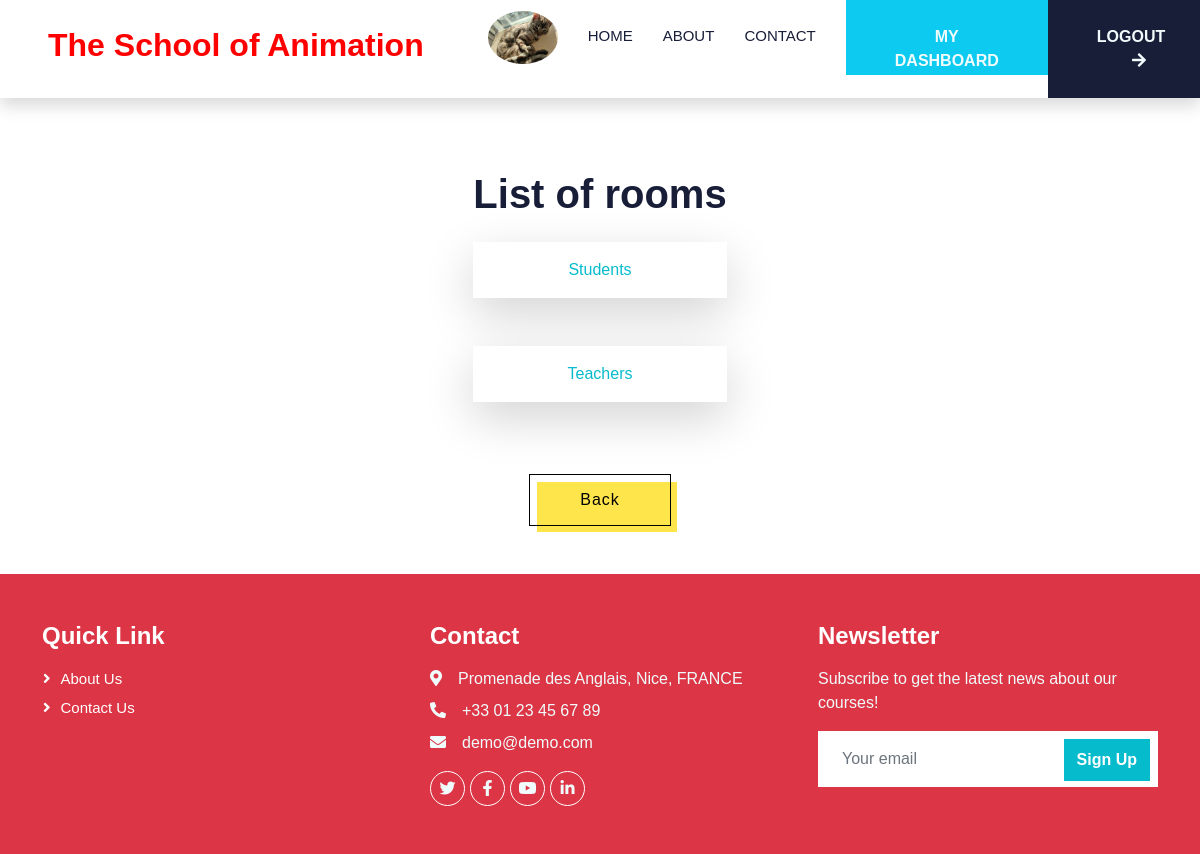
The app's page /rooms/ (signed in) with its own data.
### users/models.py (models this page shows)
class User(AbstractUser):
    first_name = models.CharField(max_length=30)
    last_name = models.CharField(max_length=30)
    email = models.EmailField(unique=True)
    is_student = models.BooleanField('student',default=False)
    is_teacher = models.BooleanField('teacher',default=False)
    avatar = models.ImageField(upload_to='avatar/')

### chatapp/models.py (models this page shows)
class ChatRoom(models.Model):
    name = models.CharField(max_length=100)
    slug = models.SlugField(unique=True)

### chatapp/views.py (the view)
# urls.py: path('', views.index,name='index'),
def index(request):
    chatrooms = ChatRoom.objects.all()
    return render(request, 'chatapp/index.html',{'chatrooms':chatrooms})

### templates/chatapp/index.html (shortened to what this page needs)
{% extends 'staticpages/base.html' %}
{% load static %}
{% block body %}
<main class="container-xxl py-5">
    <section class="mt-4 text-center">
        <div class="d-inline-block">
            <h1 class="mb-4">List of rooms</h1>
            {% for chatroom in chatrooms %}
            <div class="shadow-lg p-3 mb-5 bg-body rounded mt-2">
                <a href="{% url 'chatroom' chatroom.slug %}" >{{ chatroom.name }}</a></br>
            </div>
            {% endfor %}
        </div>
    </section>
    <section class="mt-4 text-center">
        <div class="d-inline-block">
            {% if user.is_authenticated and user.is_teacher%}
            <button type="submit" class="button-52" role="button"><a href="{% url 'dashboard_teacher' %}" style="color: black";>Back</a></button>
            {% endif%}
        </div>
    </section>
</main>
{% endblock %}

### templates/staticpages/base.html (shortened to what this page needs)
{% load static %}
<!DOCTYPE html>
<html lang="en" dir="ltr">
    <head>
        <link href="https://cdnjs.cloudflare.com/ajax/libs/font-awesome/5.10.0/css/all.min.css" rel="stylesheet">
        <link href="{% static 'css/bootstrap.min.css' %}" rel="stylesheet">
        <link href="{% static 'css/custom.css' %}" rel="stylesheet">
        <link href="{% static 'css/style.css' %}" rel="stylesheet">
        <link href="{% static 'css/buttons.css' %}" rel="stylesheet">
    </head>
    <body class="d-flex flex-column min-vh-100">
        <nav class="navbar navbar-expand-lg custom-red navbar-light shadow sticky-top p-0">
            <a href="{% url 'homepage' %}" class="navbar-brand d-flex align-items-center px-4 px-lg-5">
                <h2 class="white-text">The School of Animation</h2>
            </a>
            <div class="navbar-collapse">
                <div class="navbar-nav ms-auto p-4 p-lg-0">
                    {% if user.is_authenticated %}
                    <ul class="navbar-nav ml-auto">
                        <li class="nav-link navbar-brand d-flex align-items-center">
                            <a href="{% url 'view_profile' %}">
                                {% if user.avatar %}
                                    <img src="{{ user.avatar.url }}" class="rounded-circle" width="70">
                                {% else %}
                                    <img src="{% static 'images/cat.png' %}" class="rounded-circle" width="70">
                                {% endif %}
                            </a>
                        </li>
                    </ul>
                    {% endif %}
                    <a class="nav-link" href="{% url 'homepage' %}">Home</a>
                    <a class="nav-link" href="{% url 'about' %}">About</a>
                    <a class="nav-link" href="{% url 'contact' %}">Contact</a>
                    {% if user.is_authenticated and user.is_teacher%}
                    <a class="btn bg-info text-light py-4 px-lg-5 d-none d-lg-block" href="{% url 'dashboard_teacher' %}">MY DASHBOARD</a>
                    {% endif %}
                    {% if user.is_authenticated %}
                    <form action="{% url 'logout' %}" method="post">
                        <button type="submit" class="btn bg-dark text-light py-4 px-lg-5 d-none d-lg-block">LOGOUT<i class="fa fa-arrow-right ms-3"></i></button>
                    </form>
                    {% else %}
                    <a href="{% url 'login' %}" class="btn bg-warning text-black py-4 px-lg-5 d-none d-lg-block">LOGIN<i class="fa fa-arrow-right ms-3"></i></a>
                    <a href="{% url 'register' %}" class="btn bg-success text-light py-4 px-lg-5 d-none d-lg-block">REGISTER<i class="fa fa-arrow-right ms-3"></i></a>
                    {% endif %}
                </div>
            </div>
        </nav>
        {% block body %}
        {% endblock %}
        <footer class="mt-auto">
            <div class="container-fluid bg-danger text-light footer wow fadeIn" data-wow-delay="0.1s">
                <div class="container py-5">
                    <div class="row g-5">
                        <div class="col-lg-4 col-md-6">
                            <h4 class="text-white mb-3">Quick Link</h4>
                            <a class="btn btn-link" href="{% url 'about' %}">About Us</a>
                            <a class="btn btn-link" href="{% url 'contact' %}">Contact Us</a>
                        </div>
                        <div class="col-lg-4 col-md-6">
                            <h4 class="text-white mb-3">Contact</h4>
                            <p class="mb-2"><i class="fa fa-map-marker-alt me-3"></i>Promenade des Anglais, Nice, FRANCE</p>
                            <p class="mb-2"><i class="fa fa-phone-alt me-3"></i>+33 01 23 45 67 89</p>
                            <p class="mb-2"><i class="fa fa-envelope me-3"></i>demo@demo.com</p>
                            <div class="d-flex pt-2">
                                <a class="btn btn-outline-light btn-social" href="https://twitter.com/"><i class="fab fa-twitter"></i></a>
                                <a class="btn btn-outline-light btn-social" href="https://facebook.com/"><i class="fab fa-facebook-f"></i></a>
                                <a class="btn btn-outline-light btn-social" href="https://www.youtube.com/@minnie_"><i class="fab fa-youtube"></i></a>
                                <a class="btn btn-outline-light btn-social" href="https://linkedin.com/"><i class="fab fa-linkedin-in"></i></a>
                            </div>
                        </div>
                        <div class="col-lg-4 col-md-6">
                            <h4 class="text-white mb-3">Newsletter</h4>
                            <p>Subscribe to get the latest news about our courses!</p>
                            <div class="position-relative mx-auto" style="max-width: 400px;">
                                <input class="form-control border-0 w-100 py-3 ps-4 pe-5" type="text" placeholder="Your email">
                                <button type="button" class="btn btn-primary py-2 position-absolute top-0 end-0 mt-2 me-2">Sign Up</button>
                            </div>
                        </div>
                    </div>
                </div>
            </div>
        </footer>
    </body>
</html>

### static/css/custom.css (style rules this page uses)
.custom-red { background-color: white; }
.white-text { color: red; font-family: 'Minya Nouvelle Regular', sans-serif; }

### static/css/style.css (style rules this page uses)
:root { --primary: #06BBCC; --light: #F0FBFC; --dark: #181d38; }
.btn { font-family: 'Nunito', sans-serif; font-weight: 600; transition: .5s; }
.btn.btn-primary, .btn.btn-secondary { color: #FFFFFF; }
.navbar-light .navbar-nav .nav-link { margin-right: 30px; padding: 25px 0; color: #FFFFFF; font-size: 15px; text-transform: uppercase; outline: none; }
.navbar-light .navbar-brand, .navbar-light a.btn { height: 75px; }
.navbar-light .navbar-nav .nav-link { color: var(--dark); font-weight: 500; }
.navbar-light.sticky-top { top: -100px; transition: .5s; }
.footer .btn.btn-social { margin-right: 5px; width: 35px; height: 35px; display: flex; align-items: center; justify-content: center; color: var(--light); font-weight: normal; border: 1px solid #FFFFFF; border-radius: 35px; transition: .3s; }
.footer .btn.btn-link { display: block; margin-bottom: 5px; padding: 0; text-align: left; color: #FFFFFF; font-size: 15px; font-weight: normal; text-transform: capitalize; transition: .3s; }
.footer .btn.btn-link::before { position: relative; content: "\f105"; font-family: "Font Awesome 5 Free"; font-weight: 900; margin-right: 10px; }

### static/css/buttons.css (style rules this page uses)
.button-52 { font-size: 16px; font-weight: 200; letter-spacing: 1px; padding: 13px 20px 13px; outline: 0; border: 1px solid black; cursor: pointer; position: relative; background-color: rgba(0, 0, 0, 0); user-select: none; -webkit-user-select: none; touch-action: manipulation; }
.button-52:after { content: ""; background-color: #ffe54c; width: 100%; z-index: -1; position: absolute; height: 100%; top: 7px; left: 7px; transition: 0.2s; }
@media (min-width: 768px) { .button-52 { padding: 13px 50px 13px; } }

### records on screen
User: avatar (picture)
ChatRoom: name "Students"
ChatRoom: name "Teachers"
